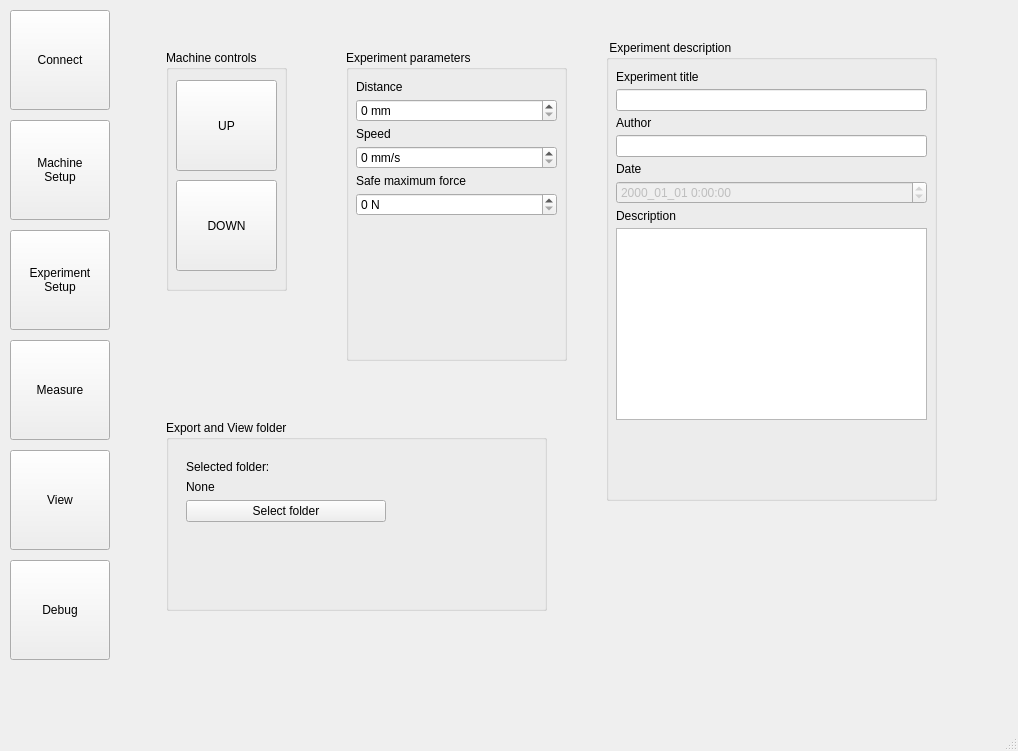
<?xml version="1.0" encoding="UTF-8"?>
<ui version="4.0">
 <class>MainWindow</class>
 <widget class="QMainWindow" name="MainWindow">
  <property name="geometry">
   <rect>
    <x>0</x>
    <y>0</y>
    <width>1018</width>
    <height>751</height>
   </rect>
  </property>
  <property name="windowTitle">
   <string>MainWindow</string>
  </property>
  <widget class="QWidget" name="centralwidget">
   <property name="sizePolicy">
    <sizepolicy hsizetype="Expanding" vsizetype="Expanding">
     <horstretch>0</horstretch>
     <verstretch>0</verstretch>
    </sizepolicy>
   </property>
   <property name="minimumSize">
    <size>
     <width>500</width>
     <height>500</height>
    </size>
   </property>
   <property name="baseSize">
    <size>
     <width>1400</width>
     <height>1000</height>
    </size>
   </property>
   <widget class="QWidget" name="horizontalLayoutWidget">
    <property name="geometry">
     <rect>
      <x>0</x>
      <y>0</y>
      <width>991</width>
      <height>1120</height>
     </rect>
    </property>
    <layout class="QHBoxLayout" name="horizontalLayout">
     <property name="sizeConstraint">
      <enum>QLayout::SetDefaultConstraint</enum>
     </property>
     <item>
      <layout class="QVBoxLayout" name="verticalLayout" stretch="0,0,0,0,0,0,0">
       <property name="spacing">
        <number>10</number>
       </property>
       <property name="leftMargin">
        <number>10</number>
       </property>
       <property name="topMargin">
        <number>10</number>
       </property>
       <property name="rightMargin">
        <number>10</number>
       </property>
       <property name="bottomMargin">
        <number>10</number>
       </property>
       <item>
        <widget class="QPushButton" name="butConnect">
         <property name="sizePolicy">
          <sizepolicy hsizetype="Minimum" vsizetype="Maximum">
           <horstretch>0</horstretch>
           <verstretch>0</verstretch>
          </sizepolicy>
         </property>
         <property name="minimumSize">
          <size>
           <width>100</width>
           <height>100</height>
          </size>
         </property>
         <property name="text">
          <string>Connect</string>
         </property>
        </widget>
       </item>
       <item>
        <widget class="QPushButton" name="butMachineSetup">
         <property name="sizePolicy">
          <sizepolicy hsizetype="Minimum" vsizetype="Fixed">
           <horstretch>0</horstretch>
           <verstretch>0</verstretch>
          </sizepolicy>
         </property>
         <property name="minimumSize">
          <size>
           <width>100</width>
           <height>100</height>
          </size>
         </property>
         <property name="text">
          <string>Machine
Setup</string>
         </property>
        </widget>
       </item>
       <item>
        <widget class="QPushButton" name="butExperimentSetup">
         <property name="sizePolicy">
          <sizepolicy hsizetype="Minimum" vsizetype="Fixed">
           <horstretch>0</horstretch>
           <verstretch>0</verstretch>
          </sizepolicy>
         </property>
         <property name="minimumSize">
          <size>
           <width>100</width>
           <height>100</height>
          </size>
         </property>
         <property name="text">
          <string>Experiment
Setup</string>
         </property>
        </widget>
       </item>
       <item>
        <widget class="QPushButton" name="butMeasure">
         <property name="sizePolicy">
          <sizepolicy hsizetype="Minimum" vsizetype="Fixed">
           <horstretch>0</horstretch>
           <verstretch>0</verstretch>
          </sizepolicy>
         </property>
         <property name="minimumSize">
          <size>
           <width>100</width>
           <height>100</height>
          </size>
         </property>
         <property name="text">
          <string>Measure</string>
         </property>
        </widget>
       </item>
       <item>
        <widget class="QPushButton" name="butView">
         <property name="sizePolicy">
          <sizepolicy hsizetype="Minimum" vsizetype="Fixed">
           <horstretch>0</horstretch>
           <verstretch>0</verstretch>
          </sizepolicy>
         </property>
         <property name="minimumSize">
          <size>
           <width>100</width>
           <height>100</height>
          </size>
         </property>
         <property name="text">
          <string>View</string>
         </property>
        </widget>
       </item>
       <item>
        <widget class="QPushButton" name="butDebug">
         <property name="sizePolicy">
          <sizepolicy hsizetype="Minimum" vsizetype="Fixed">
           <horstretch>0</horstretch>
           <verstretch>0</verstretch>
          </sizepolicy>
         </property>
         <property name="minimumSize">
          <size>
           <width>100</width>
           <height>100</height>
          </size>
         </property>
         <property name="text">
          <string>Debug</string>
         </property>
        </widget>
       </item>
       <item>
        <spacer name="verticalSpacer">
         <property name="orientation">
          <enum>Qt::Vertical</enum>
         </property>
         <property name="sizeHint" stdset="0">
          <size>
           <width>20</width>
           <height>40</height>
          </size>
         </property>
        </spacer>
       </item>
      </layout>
     </item>
     <item>
      <widget class="QStackedWidget" name="stackedWidget">
       <property name="sizePolicy">
        <sizepolicy hsizetype="Expanding" vsizetype="Preferred">
         <horstretch>0</horstretch>
         <verstretch>0</verstretch>
        </sizepolicy>
       </property>
       <property name="minimumSize">
        <size>
         <width>500</width>
         <height>500</height>
        </size>
       </property>
       <property name="layoutDirection">
        <enum>Qt::LeftToRight</enum>
       </property>
       <property name="frameShape">
        <enum>QFrame::NoFrame</enum>
       </property>
       <property name="currentIndex">
        <number>2</number>
       </property>
       <widget class="QWidget" name="Connect">
        <widget class="QComboBox" name="serialPortSelection">
         <property name="geometry">
          <rect>
           <x>220</x>
           <y>190</y>
           <width>200</width>
           <height>30</height>
          </rect>
         </property>
        </widget>
        <widget class="QLabel" name="labelConnection">
         <property name="geometry">
          <rect>
           <x>230</x>
           <y>260</y>
           <width>181</width>
           <height>20</height>
          </rect>
         </property>
         <property name="text">
          <string>TextLabel</string>
         </property>
         <property name="alignment">
          <set>Qt::AlignCenter</set>
         </property>
        </widget>
        <widget class="QPushButton" name="buttonConnect">
         <property name="geometry">
          <rect>
           <x>220</x>
           <y>220</y>
           <width>200</width>
           <height>30</height>
          </rect>
         </property>
         <property name="text">
          <string>Connect</string>
         </property>
        </widget>
        <widget class="QPushButton" name="butRefresh">
         <property name="geometry">
          <rect>
           <x>430</x>
           <y>190</y>
           <width>81</width>
           <height>32</height>
          </rect>
         </property>
         <property name="text">
          <string>Refresh</string>
         </property>
        </widget>
       </widget>
       <widget class="QWidget" name="MachineSetup">
        <widget class="QGroupBox" name="groupBox_3">
         <property name="geometry">
          <rect>
           <x>20</x>
           <y>20</y>
           <width>291</width>
           <height>591</height>
          </rect>
         </property>
         <property name="title">
          <string>Loadcell settings</string>
         </property>
         <widget class="Line" name="line">
          <property name="geometry">
           <rect>
            <x>20</x>
            <y>300</y>
            <width>101</width>
            <height>16</height>
           </rect>
          </property>
          <property name="orientation">
           <enum>Qt::Horizontal</enum>
          </property>
         </widget>
         <widget class="QProgressBar" name="loadcell3">
          <property name="geometry">
           <rect>
            <x>80</x>
            <y>40</y>
            <width>21</width>
            <height>531</height>
           </rect>
          </property>
          <property name="minimum">
           <number>-100</number>
          </property>
          <property name="value">
           <number>24</number>
          </property>
          <property name="orientation">
           <enum>Qt::Vertical</enum>
          </property>
         </widget>
         <widget class="QProgressBar" name="loadcell1">
          <property name="geometry">
           <rect>
            <x>40</x>
            <y>40</y>
            <width>21</width>
            <height>531</height>
           </rect>
          </property>
          <property name="minimum">
           <number>-100</number>
          </property>
          <property name="value">
           <number>0</number>
          </property>
          <property name="orientation">
           <enum>Qt::Vertical</enum>
          </property>
         </widget>
         <widget class="QPushButton" name="buttonTare1">
          <property name="geometry">
           <rect>
            <x>120</x>
            <y>140</y>
            <width>131</width>
            <height>41</height>
           </rect>
          </property>
          <property name="text">
           <string>Tare loadcell 1</string>
          </property>
         </widget>
         <widget class="QProgressBar" name="loadcell2">
          <property name="geometry">
           <rect>
            <x>60</x>
            <y>40</y>
            <width>21</width>
            <height>531</height>
           </rect>
          </property>
          <property name="minimum">
           <number>-100</number>
          </property>
          <property name="value">
           <number>24</number>
          </property>
          <property name="orientation">
           <enum>Qt::Vertical</enum>
          </property>
         </widget>
         <widget class="QLabel" name="label">
          <property name="geometry">
           <rect>
            <x>130</x>
            <y>300</y>
            <width>101</width>
            <height>21</height>
           </rect>
          </property>
          <property name="text">
           <string>Loadcell 1</string>
          </property>
         </widget>
         <widget class="QLabel" name="label_2">
          <property name="geometry">
           <rect>
            <x>130</x>
            <y>380</y>
            <width>101</width>
            <height>21</height>
           </rect>
          </property>
          <property name="text">
           <string>Loadcell 2</string>
          </property>
         </widget>
         <widget class="QLabel" name="label_3">
          <property name="geometry">
           <rect>
            <x>130</x>
            <y>460</y>
            <width>101</width>
            <height>21</height>
           </rect>
          </property>
          <property name="text">
           <string>Loadcell 3</string>
          </property>
         </widget>
         <widget class="QLCDNumber" name="nLC1">
          <property name="geometry">
           <rect>
            <x>130</x>
            <y>330</y>
            <width>101</width>
            <height>31</height>
           </rect>
          </property>
          <property name="palette">
           <palette>
            <active>
             <colorrole role="Light">
              <brush brushstyle="SolidPattern">
               <color alpha="255">
                <red>0</red>
                <green>0</green>
                <blue>0</blue>
               </color>
              </brush>
             </colorrole>
             <colorrole role="BrightText">
              <brush brushstyle="SolidPattern">
               <color alpha="255">
                <red>10</red>
                <green>10</green>
                <blue>10</blue>
               </color>
              </brush>
             </colorrole>
            </active>
            <inactive>
             <colorrole role="Light">
              <brush brushstyle="SolidPattern">
               <color alpha="255">
                <red>0</red>
                <green>0</green>
                <blue>0</blue>
               </color>
              </brush>
             </colorrole>
             <colorrole role="BrightText">
              <brush brushstyle="SolidPattern">
               <color alpha="255">
                <red>10</red>
                <green>10</green>
                <blue>10</blue>
               </color>
              </brush>
             </colorrole>
            </inactive>
            <disabled>
             <colorrole role="Light">
              <brush brushstyle="SolidPattern">
               <color alpha="255">
                <red>0</red>
                <green>0</green>
                <blue>0</blue>
               </color>
              </brush>
             </colorrole>
             <colorrole role="BrightText">
              <brush brushstyle="SolidPattern">
               <color alpha="255">
                <red>10</red>
                <green>10</green>
                <blue>10</blue>
               </color>
              </brush>
             </colorrole>
            </disabled>
           </palette>
          </property>
         </widget>
         <widget class="QLabel" name="nLC2">
          <property name="geometry">
           <rect>
            <x>130</x>
            <y>410</y>
            <width>101</width>
            <height>21</height>
           </rect>
          </property>
          <property name="layoutDirection">
           <enum>Qt::LeftToRight</enum>
          </property>
          <property name="text">
           <string>0 N</string>
          </property>
          <property name="alignment">
           <set>Qt::AlignRight|Qt::AlignTrailing|Qt::AlignVCenter</set>
          </property>
         </widget>
         <widget class="QLabel" name="nLC3">
          <property name="geometry">
           <rect>
            <x>130</x>
            <y>490</y>
            <width>101</width>
            <height>21</height>
           </rect>
          </property>
          <property name="text">
           <string>0 N</string>
          </property>
          <property name="alignment">
           <set>Qt::AlignRight|Qt::AlignTrailing|Qt::AlignVCenter</set>
          </property>
         </widget>
         <widget class="QPushButton" name="buttonTare2">
          <property name="geometry">
           <rect>
            <x>120</x>
            <y>180</y>
            <width>131</width>
            <height>41</height>
           </rect>
          </property>
          <property name="text">
           <string>Tare loadcell 2</string>
          </property>
         </widget>
         <widget class="QPushButton" name="buttonTare3">
          <property name="geometry">
           <rect>
            <x>120</x>
            <y>220</y>
            <width>131</width>
            <height>41</height>
           </rect>
          </property>
          <property name="text">
           <string>Tare loadcell 3</string>
          </property>
         </widget>
         <widget class="QCheckBox" name="checkBox">
          <property name="geometry">
           <rect>
            <x>130</x>
            <y>50</y>
            <width>141</width>
            <height>20</height>
           </rect>
          </property>
          <property name="text">
           <string>Enable loadcell 1</string>
          </property>
         </widget>
         <widget class="QCheckBox" name="checkBox_2">
          <property name="geometry">
           <rect>
            <x>130</x>
            <y>70</y>
            <width>141</width>
            <height>20</height>
           </rect>
          </property>
          <property name="text">
           <string>Enable loadcell 2</string>
          </property>
          <property name="checked">
           <bool>true</bool>
          </property>
         </widget>
         <widget class="QCheckBox" name="checkBox_3">
          <property name="geometry">
           <rect>
            <x>130</x>
            <y>90</y>
            <width>141</width>
            <height>20</height>
           </rect>
          </property>
          <property name="text">
           <string>Enable loadcell 3</string>
          </property>
         </widget>
        </widget>
        <widget class="QPushButton" name="buttonHome">
         <property name="geometry">
          <rect>
           <x>400</x>
           <y>60</y>
           <width>101</width>
           <height>91</height>
          </rect>
         </property>
         <property name="text">
          <string>Home</string>
         </property>
        </widget>
       </widget>
       <widget class="QWidget" name="ExperimentSetup">
        <widget class="QGroupBox" name="groupBox">
         <property name="geometry">
          <rect>
           <x>40</x>
           <y>50</y>
           <width>121</width>
           <height>241</height>
          </rect>
         </property>
         <property name="title">
          <string>Machine controls</string>
         </property>
         <widget class="QPushButton" name="buttonUp">
          <property name="geometry">
           <rect>
            <x>10</x>
            <y>30</y>
            <width>101</width>
            <height>91</height>
           </rect>
          </property>
          <property name="text">
           <string>UP</string>
          </property>
         </widget>
         <widget class="QPushButton" name="buttonDown">
          <property name="geometry">
           <rect>
            <x>10</x>
            <y>130</y>
            <width>101</width>
            <height>91</height>
           </rect>
          </property>
          <property name="text">
           <string>DOWN</string>
          </property>
         </widget>
        </widget>
        <widget class="QGroupBox" name="groupBox_4">
         <property name="geometry">
          <rect>
           <x>220</x>
           <y>50</y>
           <width>221</width>
           <height>311</height>
          </rect>
         </property>
         <property name="title">
          <string>Experiment parameters</string>
         </property>
         <widget class="QWidget" name="verticalLayoutWidget_2">
          <property name="geometry">
           <rect>
            <x>10</x>
            <y>30</y>
            <width>201</width>
            <height>261</height>
           </rect>
          </property>
          <layout class="QVBoxLayout" name="verticalLayout_3">
           <property name="spacing">
            <number>5</number>
           </property>
           <item>
            <widget class="QLabel" name="label_17">
             <property name="sizePolicy">
              <sizepolicy hsizetype="Preferred" vsizetype="Maximum">
               <horstretch>0</horstretch>
               <verstretch>0</verstretch>
              </sizepolicy>
             </property>
             <property name="text">
              <string>Distance</string>
             </property>
            </widget>
           </item>
           <item>
            <widget class="QDoubleSpinBox" name="numExperimentDistance">
             <property name="suffix">
              <string> mm</string>
             </property>
             <property name="decimals">
              <number>0</number>
             </property>
            </widget>
           </item>
           <item>
            <widget class="QLabel" name="label_18">
             <property name="sizePolicy">
              <sizepolicy hsizetype="Preferred" vsizetype="Maximum">
               <horstretch>0</horstretch>
               <verstretch>0</verstretch>
              </sizepolicy>
             </property>
             <property name="text">
              <string>Speed</string>
             </property>
            </widget>
           </item>
           <item>
            <widget class="QDoubleSpinBox" name="numExperimentSpeed">
             <property name="suffix">
              <string> mm/s</string>
             </property>
             <property name="decimals">
              <number>0</number>
             </property>
            </widget>
           </item>
           <item>
            <widget class="QLabel" name="label_19">
             <property name="sizePolicy">
              <sizepolicy hsizetype="Preferred" vsizetype="Maximum">
               <horstretch>0</horstretch>
               <verstretch>0</verstretch>
              </sizepolicy>
             </property>
             <property name="text">
              <string>Safe maximum force</string>
             </property>
            </widget>
           </item>
           <item>
            <widget class="QDoubleSpinBox" name="numExperimentSafeForce">
             <property name="showGroupSeparator" stdset="0">
              <bool>false</bool>
             </property>
             <property name="suffix">
              <string> N</string>
             </property>
             <property name="decimals">
              <number>0</number>
             </property>
             <property name="maximum">
              <double>1000.000000000000000</double>
             </property>
            </widget>
           </item>
           <item>
            <spacer name="verticalSpacer_2">
             <property name="orientation">
              <enum>Qt::Vertical</enum>
             </property>
             <property name="sizeHint" stdset="0">
              <size>
               <width>20</width>
               <height>40</height>
              </size>
             </property>
            </spacer>
           </item>
          </layout>
         </widget>
        </widget>
        <widget class="QGroupBox" name="groupBox_5">
         <property name="geometry">
          <rect>
           <x>480</x>
           <y>40</y>
           <width>331</width>
           <height>461</height>
          </rect>
         </property>
         <property name="title">
          <string> Experiment description</string>
         </property>
         <widget class="QWidget" name="verticalLayoutWidget">
          <property name="geometry">
           <rect>
            <x>10</x>
            <y>30</y>
            <width>311</width>
            <height>391</height>
           </rect>
          </property>
          <layout class="QVBoxLayout" name="verticalLayout_2">
           <property name="spacing">
            <number>5</number>
           </property>
           <property name="sizeConstraint">
            <enum>QLayout::SetDefaultConstraint</enum>
           </property>
           <item>
            <widget class="QLabel" name="label_12">
             <property name="text">
              <string>Experiment title</string>
             </property>
            </widget>
           </item>
           <item>
            <widget class="QLineEdit" name="inputExperimentTitle"/>
           </item>
           <item>
            <widget class="QLabel" name="label_13">
             <property name="text">
              <string>Author</string>
             </property>
            </widget>
           </item>
           <item>
            <widget class="QLineEdit" name="inputExperimentAuthor"/>
           </item>
           <item>
            <widget class="QLabel" name="label_14">
             <property name="text">
              <string>Date</string>
             </property>
            </widget>
           </item>
           <item>
            <widget class="QDateTimeEdit" name="inputExperimentDate">
             <property name="enabled">
              <bool>false</bool>
             </property>
             <property name="displayFormat">
              <string>yyyy_MM_dd H:mm:ss</string>
             </property>
            </widget>
           </item>
           <item>
            <widget class="QLabel" name="label_16">
             <property name="text">
              <string>Description</string>
             </property>
            </widget>
           </item>
           <item>
            <widget class="QTextEdit" name="inputExperimentDescription"/>
           </item>
           <item>
            <spacer name="verticalSpacer_3">
             <property name="orientation">
              <enum>Qt::Vertical</enum>
             </property>
             <property name="sizeHint" stdset="0">
              <size>
               <width>20</width>
               <height>40</height>
              </size>
             </property>
            </spacer>
           </item>
          </layout>
         </widget>
        </widget>
        <widget class="QGroupBox" name="groupBox_2">
         <property name="geometry">
          <rect>
           <x>40</x>
           <y>420</y>
           <width>381</width>
           <height>191</height>
          </rect>
         </property>
         <property name="title">
          <string>Export and View folder</string>
         </property>
         <widget class="QWidget" name="verticalLayoutWidget_4">
          <property name="geometry">
           <rect>
            <x>20</x>
            <y>40</y>
            <width>331</width>
            <height>131</height>
           </rect>
          </property>
          <layout class="QVBoxLayout" name="verticalLayout_5">
           <item>
            <widget class="QLabel" name="label_4">
             <property name="text">
              <string>Selected folder:</string>
             </property>
            </widget>
           </item>
           <item>
            <widget class="QLabel" name="labOutFolder">
             <property name="text">
              <string>None</string>
             </property>
            </widget>
           </item>
           <item>
            <widget class="QPushButton" name="butOutSelectFolder">
             <property name="maximumSize">
              <size>
               <width>200</width>
               <height>16777215</height>
              </size>
             </property>
             <property name="text">
              <string>Select folder</string>
             </property>
            </widget>
           </item>
           <item>
            <spacer name="verticalSpacer_5">
             <property name="orientation">
              <enum>Qt::Vertical</enum>
             </property>
             <property name="sizeHint" stdset="0">
              <size>
               <width>20</width>
               <height>40</height>
              </size>
             </property>
            </spacer>
           </item>
          </layout>
         </widget>
        </widget>
       </widget>
       <widget class="QWidget" name="Measure">
        <widget class="QTabWidget" name="tabWidget">
         <property name="geometry">
          <rect>
           <x>10</x>
           <y>60</y>
           <width>611</width>
           <height>581</height>
          </rect>
         </property>
         <property name="currentIndex">
          <number>1</number>
         </property>
         <widget class="QWidget" name="tab">
          <attribute name="title">
           <string>Time based graph</string>
          </attribute>
          <widget class="PlotWidget" name="graphTimeBased">
           <property name="geometry">
            <rect>
             <x>10</x>
             <y>10</y>
             <width>561</width>
             <height>481</height>
            </rect>
           </property>
          </widget>
         </widget>
         <widget class="QWidget" name="tab_3">
          <attribute name="title">
           <string>Position based graph</string>
          </attribute>
          <widget class="PlotWidget" name="graphPosBased">
           <property name="geometry">
            <rect>
             <x>10</x>
             <y>10</y>
             <width>561</width>
             <height>481</height>
            </rect>
           </property>
          </widget>
         </widget>
        </widget>
        <widget class="QLabel" name="label_11">
         <property name="geometry">
          <rect>
           <x>650</x>
           <y>60</y>
           <width>121</width>
           <height>16</height>
          </rect>
         </property>
         <property name="text">
          <string>Meaurement state:</string>
         </property>
        </widget>
        <widget class="QLabel" name="lMeasurementState">
         <property name="geometry">
          <rect>
           <x>650</x>
           <y>90</y>
           <width>121</width>
           <height>16</height>
          </rect>
         </property>
         <property name="text">
          <string>ready</string>
         </property>
        </widget>
        <widget class="QPushButton" name="testSuccess">
         <property name="geometry">
          <rect>
           <x>770</x>
           <y>430</y>
           <width>101</width>
           <height>91</height>
          </rect>
         </property>
         <property name="text">
          <string>Finish</string>
         </property>
        </widget>
        <widget class="QLabel" name="label_15">
         <property name="geometry">
          <rect>
           <x>650</x>
           <y>530</y>
           <width>309</width>
           <height>16</height>
          </rect>
         </property>
         <property name="text">
          <string>Notes</string>
         </property>
        </widget>
        <widget class="QTextEdit" name="inputExperimentNotes">
         <property name="geometry">
          <rect>
           <x>640</x>
           <y>560</y>
           <width>309</width>
           <height>81</height>
          </rect>
         </property>
        </widget>
        <widget class="QWidget" name="horizontalLayoutWidget_2">
         <property name="geometry">
          <rect>
           <x>10</x>
           <y>10</y>
           <width>581</width>
           <height>26</height>
          </rect>
         </property>
         <layout class="QHBoxLayout" name="horizontalLayout_2">
          <item>
           <widget class="QLabel" name="label_10">
            <property name="text">
             <string>Sample index</string>
            </property>
           </widget>
          </item>
          <item>
           <widget class="QSpinBox" name="numSampleIndex">
            <property name="minimumSize">
             <size>
              <width>80</width>
              <height>0</height>
             </size>
            </property>
            <property name="maximum">
             <number>9999</number>
            </property>
            <property name="value">
             <number>1</number>
            </property>
           </widget>
          </item>
          <item>
           <widget class="QLabel" name="label_8">
            <property name="text">
             <string>Sample</string>
            </property>
           </widget>
          </item>
          <item>
           <widget class="QLineEdit" name="inputExperimentSample"/>
          </item>
         </layout>
        </widget>
        <widget class="QWidget" name="verticalLayoutWidget_3">
         <property name="geometry">
          <rect>
           <x>660</x>
           <y>130</y>
           <width>101</width>
           <height>361</height>
          </rect>
         </property>
         <layout class="QVBoxLayout" name="verticalLayout_4">
          <item>
           <widget class="QPushButton" name="buttonStartStop">
            <property name="sizePolicy">
             <sizepolicy hsizetype="Minimum" vsizetype="MinimumExpanding">
              <horstretch>0</horstretch>
              <verstretch>0</verstretch>
             </sizepolicy>
            </property>
            <property name="minimumSize">
             <size>
              <width>100</width>
              <height>100</height>
             </size>
            </property>
            <property name="text">
             <string>Start</string>
            </property>
           </widget>
          </item>
          <item>
           <widget class="QPushButton" name="butExport">
            <property name="enabled">
             <bool>false</bool>
            </property>
            <property name="sizePolicy">
             <sizepolicy hsizetype="Minimum" vsizetype="MinimumExpanding">
              <horstretch>0</horstretch>
              <verstretch>0</verstretch>
             </sizepolicy>
            </property>
            <property name="minimumSize">
             <size>
              <width>100</width>
              <height>100</height>
             </size>
            </property>
            <property name="text">
             <string>Export</string>
            </property>
           </widget>
          </item>
          <item>
           <widget class="QPushButton" name="butClear">
            <property name="enabled">
             <bool>false</bool>
            </property>
            <property name="sizePolicy">
             <sizepolicy hsizetype="Minimum" vsizetype="MinimumExpanding">
              <horstretch>0</horstretch>
              <verstretch>0</verstretch>
             </sizepolicy>
            </property>
            <property name="minimumSize">
             <size>
              <width>100</width>
              <height>100</height>
             </size>
            </property>
            <property name="text">
             <string>Clear</string>
            </property>
           </widget>
          </item>
          <item>
           <spacer name="verticalSpacer_4">
            <property name="orientation">
             <enum>Qt::Vertical</enum>
            </property>
            <property name="sizeHint" stdset="0">
             <size>
              <width>20</width>
              <height>40</height>
             </size>
            </property>
           </spacer>
          </item>
         </layout>
        </widget>
       </widget>
       <widget class="QWidget" name="View">
        <widget class="QTreeWidget" name="wfTree">
         <property name="geometry">
          <rect>
           <x>10</x>
           <y>20</y>
           <width>141</width>
           <height>661</height>
          </rect>
         </property>
         <column>
          <property name="text">
           <string notr="true">1</string>
          </property>
         </column>
        </widget>
        <widget class="QTabWidget" name="tabWidget_2">
         <property name="geometry">
          <rect>
           <x>170</x>
           <y>20</y>
           <width>681</width>
           <height>611</height>
          </rect>
         </property>
         <property name="currentIndex">
          <number>1</number>
         </property>
         <widget class="QWidget" name="tab_2">
          <attribute name="title">
           <string>Tab 1</string>
          </attribute>
          <widget class="QTableWidget" name="tableWidget">
           <property name="geometry">
            <rect>
             <x>10</x>
             <y>10</y>
             <width>631</width>
             <height>551</height>
            </rect>
           </property>
          </widget>
         </widget>
         <widget class="QWidget" name="tab_4">
          <attribute name="title">
           <string>Tab 2</string>
          </attribute>
          <widget class="PlotWidget" name="graphView">
           <property name="geometry">
            <rect>
             <x>30</x>
             <y>20</y>
             <width>621</width>
             <height>541</height>
            </rect>
           </property>
          </widget>
         </widget>
        </widget>
       </widget>
       <widget class="QWidget" name="Debug">
        <widget class="QPushButton" name="buttonSend">
         <property name="geometry">
          <rect>
           <x>480</x>
           <y>500</y>
           <width>101</width>
           <height>41</height>
          </rect>
         </property>
         <property name="text">
          <string>-&gt; Send</string>
         </property>
        </widget>
        <widget class="QLineEdit" name="commandLineEdit">
         <property name="geometry">
          <rect>
           <x>0</x>
           <y>510</y>
           <width>471</width>
           <height>21</height>
          </rect>
         </property>
        </widget>
        <widget class="QTextBrowser" name="commandLineOutput">
         <property name="geometry">
          <rect>
           <x>0</x>
           <y>10</y>
           <width>661</width>
           <height>481</height>
          </rect>
         </property>
        </widget>
        <widget class="QPushButton" name="buttonHelp">
         <property name="geometry">
          <rect>
           <x>580</x>
           <y>500</y>
           <width>91</width>
           <height>41</height>
          </rect>
         </property>
         <property name="text">
          <string>Help</string>
         </property>
        </widget>
       </widget>
      </widget>
     </item>
    </layout>
   </widget>
  </widget>
  <widget class="QMenuBar" name="menubar">
   <property name="geometry">
    <rect>
     <x>0</x>
     <y>0</y>
     <width>1018</width>
     <height>24</height>
    </rect>
   </property>
  </widget>
  <widget class="QStatusBar" name="statusbar"/>
 </widget>
 <customwidgets>
  <customwidget>
   <class>PlotWidget</class>
   <extends>QGraphicsView</extends>
   <header>pyqtgraph</header>
  </customwidget>
 </customwidgets>
 <resources/>
 <connections/>
</ui>
